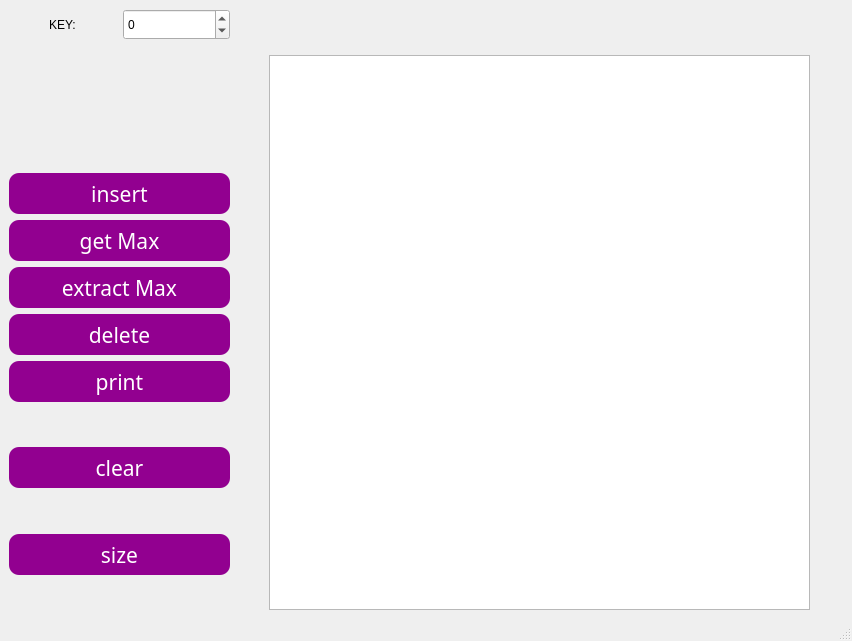
<?xml version="1.0" encoding="UTF-8"?>
<ui version="4.0">
 <class>MainWindow</class>
 <widget class="QMainWindow" name="MainWindow">
  <property name="geometry">
   <rect>
    <x>0</x>
    <y>0</y>
    <width>852</width>
    <height>641</height>
   </rect>
  </property>
  <property name="windowTitle">
   <string>MainWindow</string>
  </property>
  <widget class="QWidget" name="centralwidget">
   <layout class="QGridLayout" name="gridLayout">
    <item row="0" column="0">
     <layout class="QFormLayout" name="formLayout">
      <item row="0" column="0">
       <layout class="QVBoxLayout" name="verticalLayout_2">
        <item>
         <layout class="QHBoxLayout" name="horizontalLayout_3">
          <item alignment="Qt::AlignHCenter">
           <widget class="QLabel" name="label_4">
            <property name="maximumSize">
             <size>
              <width>70</width>
              <height>50</height>
             </size>
            </property>
            <property name="text">
             <string>KEY:</string>
            </property>
           </widget>
          </item>
          <item>
           <widget class="QSpinBox" name="inBox_2">
            <property name="minimumSize">
             <size>
              <width>91</width>
              <height>31</height>
             </size>
            </property>
            <property name="readOnly">
             <bool>false</bool>
            </property>
            <property name="minimum">
             <number>-100</number>
            </property>
            <property name="maximum">
             <number>100</number>
            </property>
           </widget>
          </item>
         </layout>
        </item>
        <item alignment="Qt::AlignVCenter">
         <widget class="QLabel" name="output">
          <property name="minimumSize">
           <size>
            <width>221</width>
            <height>30</height>
           </size>
          </property>
          <property name="text">
           <string/>
          </property>
         </widget>
        </item>
        <item>
         <widget class="QPushButton" name="On_insert_2">
          <property name="minimumSize">
           <size>
            <width>221</width>
            <height>41</height>
           </size>
          </property>
          <property name="maximumSize">
           <size>
            <width>221</width>
            <height>41</height>
           </size>
          </property>
          <property name="font">
           <font>
            <family>Futura</family>
            <pointsize>16</pointsize>
            <italic>false</italic>
            <fontweight>Medium</fontweight>
           </font>
          </property>
          <property name="styleSheet">
           <string notr="true">background-color: rgb(146, 0,144);
color: rgb(255, 255, 255);
font: 500 16pt &quot;Futura&quot;;
border-radius: 10px;
padding: 6px;</string>
          </property>
          <property name="text">
           <string>insert</string>
          </property>
         </widget>
        </item>
        <item>
         <widget class="QPushButton" name="On_Max">
          <property name="minimumSize">
           <size>
            <width>221</width>
            <height>41</height>
           </size>
          </property>
          <property name="maximumSize">
           <size>
            <width>221</width>
            <height>41</height>
           </size>
          </property>
          <property name="font">
           <font>
            <family>Futura</family>
            <pointsize>16</pointsize>
            <italic>false</italic>
            <fontweight>Medium</fontweight>
           </font>
          </property>
          <property name="styleSheet">
           <string notr="true">background-color: rgb(146, 0, 144);
color: rgb(255, 255, 255);
font: 500 16pt &quot;Futura&quot;;
border-radius: 10px;
padding: 6px;</string>
          </property>
          <property name="text">
           <string>get Max</string>
          </property>
         </widget>
        </item>
        <item>
         <widget class="QPushButton" name="On_ExtractMax">
          <property name="minimumSize">
           <size>
            <width>221</width>
            <height>41</height>
           </size>
          </property>
          <property name="maximumSize">
           <size>
            <width>221</width>
            <height>41</height>
           </size>
          </property>
          <property name="font">
           <font>
            <family>Futura</family>
            <pointsize>16</pointsize>
            <italic>false</italic>
            <fontweight>Medium</fontweight>
           </font>
          </property>
          <property name="styleSheet">
           <string notr="true">background-color: rgb(146, 0,144);
color: rgb(255, 255, 255);
font: 500 16pt &quot;Futura&quot;;
border-radius: 10px;
padding: 6px;</string>
          </property>
          <property name="text">
           <string>extract Max</string>
          </property>
         </widget>
        </item>
        <item>
         <widget class="QPushButton" name="On_delete">
          <property name="minimumSize">
           <size>
            <width>221</width>
            <height>41</height>
           </size>
          </property>
          <property name="maximumSize">
           <size>
            <width>221</width>
            <height>41</height>
           </size>
          </property>
          <property name="font">
           <font>
            <family>Futura</family>
            <pointsize>16</pointsize>
            <italic>false</italic>
            <fontweight>Medium</fontweight>
           </font>
          </property>
          <property name="styleSheet">
           <string notr="true">background-color: rgb(146, 0, 144);
color: rgb(255, 255, 255);
font: 500 16pt &quot;Futura&quot;;
border-radius: 10px;
padding: 6px;</string>
          </property>
          <property name="text">
           <string>delete</string>
          </property>
         </widget>
        </item>
        <item>
         <widget class="QPushButton" name="On_print">
          <property name="minimumSize">
           <size>
            <width>221</width>
            <height>41</height>
           </size>
          </property>
          <property name="maximumSize">
           <size>
            <width>221</width>
            <height>41</height>
           </size>
          </property>
          <property name="font">
           <font>
            <family>Futura</family>
            <pointsize>16</pointsize>
            <italic>false</italic>
            <fontweight>Medium</fontweight>
           </font>
          </property>
          <property name="styleSheet">
           <string notr="true">background-color: rgb(146, 0, 144);
color: rgb(255, 255, 255);
font: 500 16pt &quot;Futura&quot;;
border-radius: 10px;
padding: 6px;</string>
          </property>
          <property name="text">
           <string>print</string>
          </property>
         </widget>
        </item>
        <item alignment="Qt::AlignVCenter">
         <widget class="QPushButton" name="On_clear_2">
          <property name="minimumSize">
           <size>
            <width>221</width>
            <height>41</height>
           </size>
          </property>
          <property name="maximumSize">
           <size>
            <width>221</width>
            <height>41</height>
           </size>
          </property>
          <property name="font">
           <font>
            <family>Futura</family>
            <pointsize>16</pointsize>
            <italic>false</italic>
            <fontweight>Medium</fontweight>
           </font>
          </property>
          <property name="styleSheet">
           <string notr="true">background-color: rgb(146, 0,144);
color: rgb(255, 255, 255);
font: 500 16pt &quot;Futura&quot;;
border-radius: 10px;
padding: 6px;</string>
          </property>
          <property name="text">
           <string>clear</string>
          </property>
         </widget>
        </item>
        <item>
         <widget class="QPushButton" name="On_size">
          <property name="minimumSize">
           <size>
            <width>221</width>
            <height>41</height>
           </size>
          </property>
          <property name="maximumSize">
           <size>
            <width>221</width>
            <height>41</height>
           </size>
          </property>
          <property name="font">
           <font>
            <family>Futura</family>
            <pointsize>16</pointsize>
            <italic>false</italic>
            <fontweight>Medium</fontweight>
           </font>
          </property>
          <property name="styleSheet">
           <string notr="true">background-color: rgb(146, 0,144);
color: rgb(255, 255, 255);
font: 500 16pt &quot;Futura&quot;;
border-radius: 10px;
padding: 6px;</string>
          </property>
          <property name="text">
           <string>size</string>
          </property>
         </widget>
        </item>
        <item>
         <spacer name="verticalSpacer">
          <property name="orientation">
           <enum>Qt::Vertical</enum>
          </property>
          <property name="sizeType">
           <enum>QSizePolicy::Fixed</enum>
          </property>
          <property name="sizeHint" stdset="0">
           <size>
            <width>20</width>
            <height>35</height>
           </size>
          </property>
         </spacer>
        </item>
       </layout>
      </item>
      <item row="0" column="1">
       <layout class="QVBoxLayout" name="verticalLayout_3">
        <item>
         <widget class="QLabel" name="label">
          <property name="minimumSize">
           <size>
            <width>100</width>
            <height>40</height>
           </size>
          </property>
          <property name="text">
           <string/>
          </property>
         </widget>
        </item>
        <item alignment="Qt::AlignHCenter">
         <widget class="QGraphicsView" name="graphicsView">
          <property name="minimumSize">
           <size>
            <width>541</width>
            <height>459</height>
           </size>
          </property>
         </widget>
        </item>
       </layout>
      </item>
     </layout>
    </item>
   </layout>
  </widget>
  <widget class="QMenuBar" name="menubar">
   <property name="geometry">
    <rect>
     <x>0</x>
     <y>0</y>
     <width>852</width>
     <height>36</height>
    </rect>
   </property>
  </widget>
  <widget class="QStatusBar" name="statusbar"/>
 </widget>
 <resources/>
 <connections/>
</ui>
